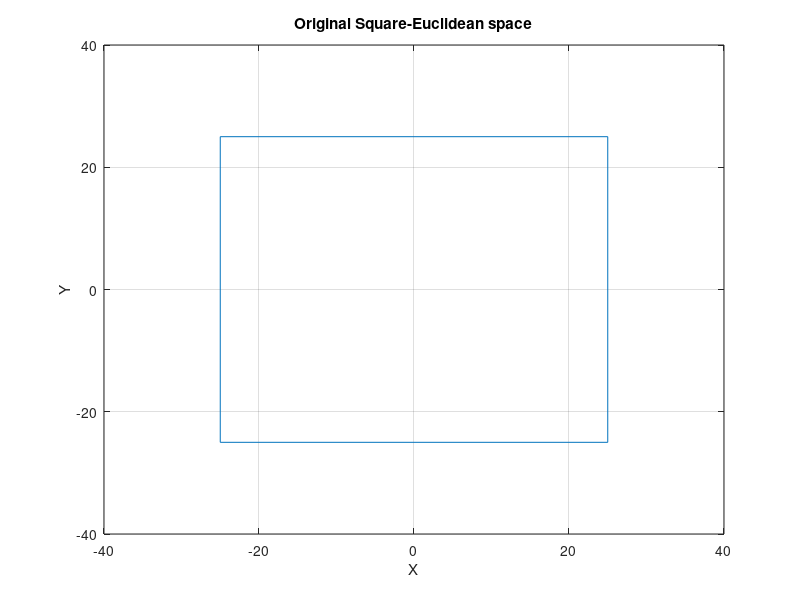
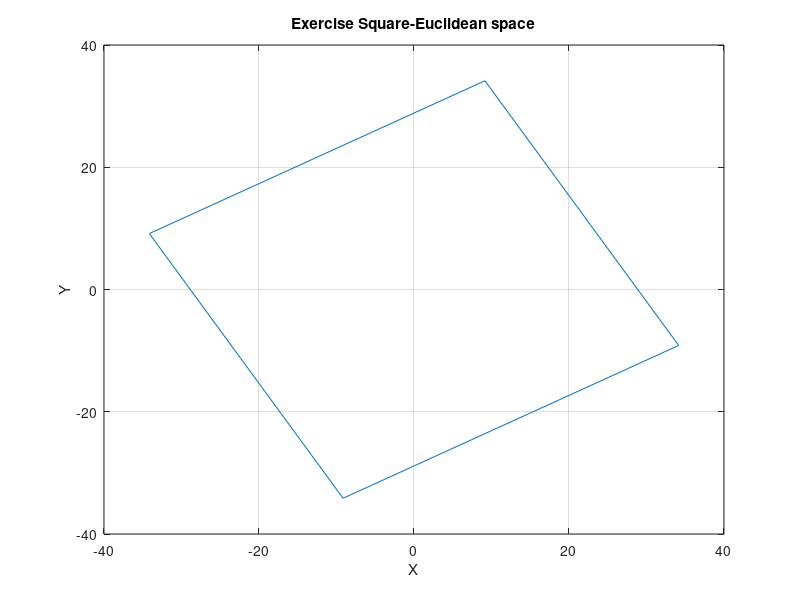
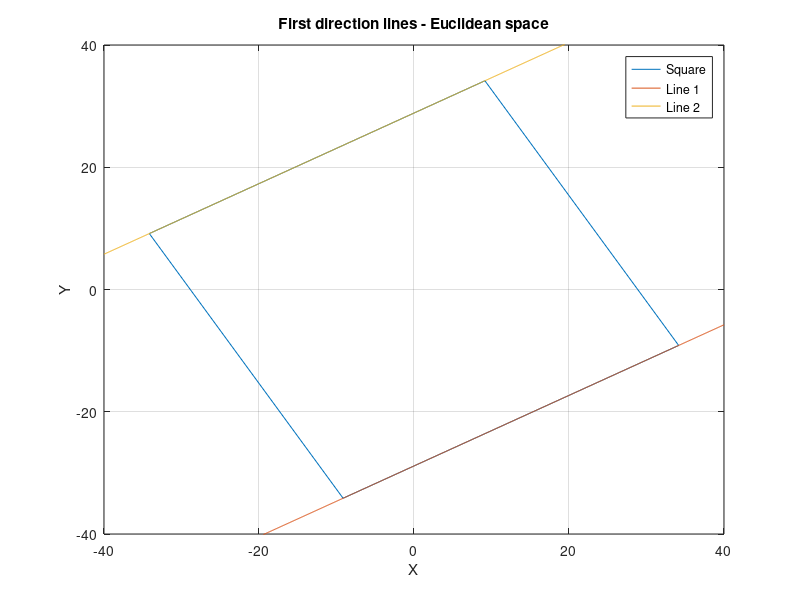
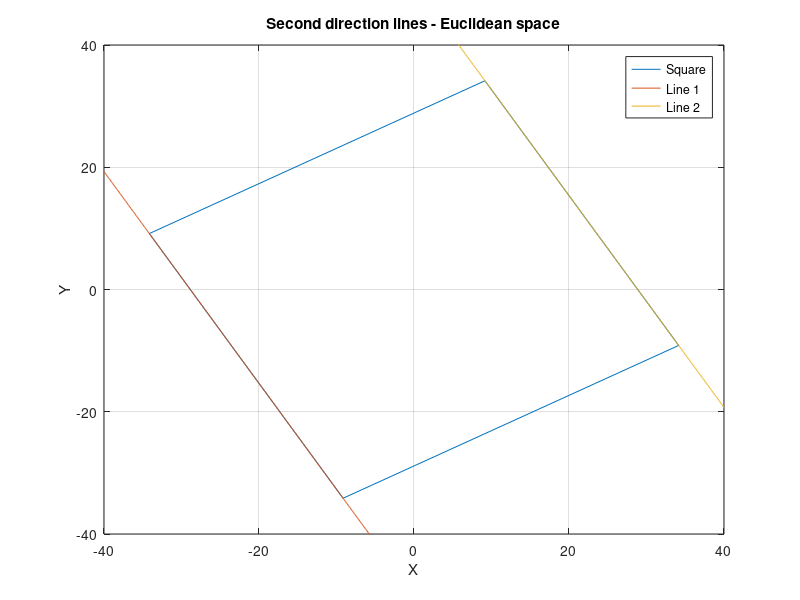

MATLAB code to generate these figures, in order:
clear; close all; clc;


%============================
% SETTING UP THE PROBLEM
%============================

%creating the square in homogeneous coordinates
sq_hom = [-25 25 25 -25 -25; -25 -25 25 25 -25; 1 1 1 1 1];


%plotting the initial square
figure
plot(sq_hom(1,:),sq_hom(2,:));
xlabel('X');
ylabel('Y');
title('Original Square-Euclidean space')
grid;
axis([-40,40,-40,40]);

%applying a rotation around Z axis with k=pi/6
k = pi/6;
rot_matrix = [cos(k), -sin(k), 0; sin(k), cos(k), 0; 0, 0 ,1];
sq_rot = rot_matrix*sq_hom;

%plotting the rotated square
figure
plot(sq_rot(1,:),sq_rot(2,:));
xlabel('X');
ylabel('Y');
title('Exercise Square-Euclidean space');
grid;
axis([-40,40,-40,40]);

%==============
% QUESTION 1
%==============

%first direction:
%line 1 from first and second columns of sq_rot
%line 2 from third and fourth columns of sq_rot
line_1_1 = cross(sq_rot(:,1),sq_rot(:,2));
line_2_1 = cross(sq_rot(:,3),sq_rot(:,4));

%calculating the lines of the first direction
x = linspace(-40,40,1000);
y1 = -(line_1_1(1,1)/line_1_1(2,1))*x-(line_1_1(3,1)/line_1_1(2,1));
y2 = -(line_2_1(1,1)/line_2_1(2,1))*x-(line_2_1(3,1)/line_2_1(2,1));

%plotting the first direction lines
figure
plot(sq_rot(1,:),sq_rot(2,:),'DisplayName','Square');
hold on
plot(x,y1,'DisplayName','Line 1');
plot(x,y2,'DisplayName','Line 2');
hold off
xlabel('X');
ylabel('Y');
title('First direction lines - Euclidean space');
grid;
legend('Location','best');
axis([-40,40,-40,40]);

%homogeneous coordinates of the first point of infinity
x_inf_1 = cross(line_1_1,line_2_1);

%second direction:
%line 1 from first and fourth columns of sq_rot
%line 2 from second and third columns of sq_rot
line_1_2 = cross(sq_rot(:,1),sq_rot(:,4));
line_2_2 = cross(sq_rot(:,2),sq_rot(:,3));

%calculating the lines of the second direction
y1 = -(line_1_2(1,1)/line_1_2(2,1))*x-(line_1_2(3,1)/line_1_2(2,1));
y2 = -(line_2_2(1,1)/line_2_2(2,1))*x-(line_2_2(3,1)/line_2_2(2,1));

%plotting the second direction
figure
plot(sq_rot(1,:),sq_rot(2,:),'DisplayName','Square');
hold on
plot(x,y1,'DisplayName','Line 1');
plot(x,y2,'DisplayName','Line 2');
hold off
xlabel('X');
ylabel('Y');
title('Second direction lines - Euclidean space');
grid;
legend('Location','best');
axis([-40,40,-40,40]);

%homogeneous coordinates of the second point of infinity
x_inf_2 = cross(line_1_2,line_2_2);

%homogeneous coordinates of the line of infinity
inf_line = cross(x_inf_1,x_inf_2);

%square diagonals
diag_1 = cross(sq_rot(:,1),sq_rot(:,3));
diag_2 = cross(sq_rot(:,2),sq_rot(:,4));

%calculating the diagonals lines
yd1 = -(diag_1(1,1)/diag_1(2,1))*x-(diag_1(3,1)/diag_1(2,1));
yd2 = -(diag_2(1,1)/diag_2(2,1))*x-(diag_2(3,1)/diag_2(2,1));

%plotting the diagonals
figure
plot(sq_rot(1,:),sq_rot(2,:),'DisplayName','Square');
hold on
plot(x,yd1,'DisplayName','Diagonal 1');
plot(x,yd2,'DisplayName','Diagonal 2');
hold off
xlabel('X');
ylabel('Y');
title('Diagonal lines - Euclidean space');
grid;
legend('Location','best');
axis([-40,40,-40,40]);

%intersection points of the diagonals with the line of infinity
x_1 = cross(inf_line,diag_1);
x_2 = cross(inf_line,diag_2);


%==============
% QUESTION 2
%==============

%camera parameters
c = 4195.17;
x_0 = -4.85;
y_0 = 16.63;
d1 = 4912;
d2 = 3264;

%boundaries of the photo
x_bound = d1/2;
y_bound = d2/2;
photo_bound = [-x_bound,x_bound,x_bound,-x_bound,-x_bound;y_bound,y_bound,-y_bound,-y_bound,y_bound];

%==================================================
% Uncomment the following code section to see
% the results of all possible angle combinations.
% There are 64 figures and only 2-3 of them include
% good results. We chose the best result and plot
% only that later.
%==================================================

% %camera position in the 3d space (above the box)
% X_0 = 50; %we also tried 0 and 35
% Y_0 = -35; %we also tried -25, -20 and 0
% Z_0 = 55; %we also tried 40,45,50,55,70
% %rotation angles
% ph_matrix = [-pi/6, -pi/7.2, -pi/9, -pi/12, pi/12, pi/9, pi/7.2, pi/6];
% om_matrix = [-pi/6, -pi/7.2, -pi/9, -pi/12, pi/12, pi/9, pi/7.2, pi/6];
% 
% %trying different rotations
% for i=1:size(ph_matrix,2)
%     ph = ph_matrix(i);
%     for j=1:size(om_matrix,2)
%         om = om_matrix(j);
%         %rotation around y axis
%         R_ph = [cos(ph),0,-sin(ph);0,1,0;sin(ph),0,cos(ph)];
%         %rotation around x axis
%         R_omega = [1,0,0;0,cos(om),sin(om);0,-sin(om),cos(om)];
%         %total rotation matrix
%         R_tot = R_ph*R_omega;
%         %third row of rotation matrix, needed for 1/k
%         rot_3 = R_tot(3,:);
%         %initialization of square coordinates in the photo
%         photo_cor = zeros(size(sq_rot));
% 
%         %simulating the photograph
%         for index=1:size(sq_rot,2)
%             k_tr = -c/(rot_3*([(sq_rot(1:2,index) - [X_0;Y_0]);-Z_0])); %1/k scale
%             photo_cor(:,index) = [x_0;y_0;0] + k_tr*(R_tot*[(sq_rot(1:2,index)- [X_0;Y_0]);-Z_0]);
%         end
%         %plotting the photo
%         figure
%         plot(photo_bound(1,:),photo_bound(2,:),'DisplayName','Photo Boundaries');
%         hold on
%         plot(photo_cor(1,:),photo_cor(2,:),'DisplayName','Square');
%         title(['Photo with rotations ω = ',num2str(om),' and φ = ',num2str(ph)])
%         legend('Location','best');
% 
%     end
% end



%============================================
% For X_0 = 50, Y_0 = -20 and Z_0 = 70 the
% best rotation angles are ω = pi/12 and 
% φ = pi/7.2. We plot the results for these
% parameters
%============================================

%rotation angles
om = pi/12;
ph = pi/7.2;

%camera position in the 3d space
X_0 = 50;
Y_0 = -20;
Z_0 = 70;

%rotation matrices
R_ph = [cos(ph),0,-sin(ph);0,1,0;sin(ph),0,cos(ph)];
R_omega = [1,0,0;0,cos(om),sin(om);0,-sin(om),cos(om)];
R_tot = R_ph*R_omega;

%third row of rotation matrix needed to calculate 1/k
rot_3 = R_tot(3,:);

%initializing the photo coordinates
photo_cor = zeros(size(sq_rot));

%using the parameters to simulate the photograph
for index=1:size(sq_rot,2)
    k_tr = -c/(rot_3*([(sq_rot(1:2,index) - [X_0;Y_0]);-Z_0])); %1/k scale
    photo_cor(:,index) = [x_0;y_0;0] + k_tr*(R_tot*[(sq_rot(1:2,index)- [X_0;Y_0]);-Z_0]);
end

%plotting the result
figure
plot(photo_bound(1,:),photo_bound(2,:),'DisplayName','Photo Boundaries');
hold on
plot(photo_cor(1,:),photo_cor(2,:),'DisplayName','Square');
hold off
xlabel('x');
ylabel('y');
title(['Photo with rotations ω = ',num2str(om),'rad and φ = ',num2str(ph),'rad']);
legend('Location','best');
axis([-2500,2500,-2000,2000]);




%vanishing points
%homogeneous coordinates of the box in the image
x_hom = [photo_cor(1:2,:);ones(1,size(photo_cor,2))];

%first direction:
%line 1 from first and second columns of x_hom
%line 2 from third and fourth columns of x_hom
line11 = cross(x_hom(:,1),x_hom(:,2));
line21 = cross(x_hom(:,3),x_hom(:,4));

%calculating the lines of the first direction
x = linspace(-2500,2500,10000);
y1 = -(line11(1,1)/line11(2,1))*x-(line11(3,1)/line11(2,1));
y2 = -(line21(1,1)/line21(2,1))*x-(line21(3,1)/line21(2,1));

%plotting the lines of the first direction
figure
plot(photo_bound(1,:),photo_bound(2,:),'DisplayName','Photo Boundaries');
hold on
plot(photo_cor(1,:),photo_cor(2,:),'DisplayName','Square');
plot(x,y1,'DisplayName','Line 1');
plot(x,y2,'DisplayName','Line 2');
hold off
xlabel('x');
ylabel('y');
title('First direction');
legend('Location','best');
axis([-2500,2500,-2000,2000]);

%homogeneous coordinates of the first vanishing point
first_point = cross(line11,line21);


%second direction:
%line 1 from first and fourth columns of x_hom
%line 2 from second and third columns of x_hom
line12 = cross(x_hom(:,1),x_hom(:,4));
line22 = cross(x_hom(:,2),x_hom(:,3));

%calculating the lines of the second direction
x = linspace(-2500,2500,10000);
y1 = -(line12(1,1)/line12(2,1))*x-(line12(3,1)/line12(2,1));
y2 = -(line22(1,1)/line22(2,1))*x-(line22(3,1)/line22(2,1));

%plotting the lines of the second direction
figure
plot(photo_bound(1,:),photo_bound(2,:),'DisplayName','Photo Boundaries');
hold on
plot(photo_cor(1,:),photo_cor(2,:),'DisplayName','Square');
plot(x,y1,'DisplayName','Line 1');
plot(x,y2,'DisplayName','Line 2');
hold off
xlabel('x');
ylabel('y');
title('Second direction');
legend('Location','best');
axis([-2500,2500,-2000,2000]);

%homogeneous coordinates of the second vanishing point
second_point = cross(line12,line22);

%============================================
% For X_0 = 50, Y_0 = -35 and Z_0 = 55 the
% best rotation angles are ω = pi/6 and 
% φ = pi/7.2. We plot the results for these
% parameters
%============================================

%rotation angles
om = pi/6;
ph = pi/7.2;

%camera posotion in the 3d space
X_0 = 50;
Y_0 = -35;
Z_0 = 55;

%rotation matrices
R_ph = [cos(ph),0,-sin(ph);0,1,0;sin(ph),0,cos(ph)];
R_omega = [1,0,0;0,cos(om),sin(om);0,-sin(om),cos(om)];
R_tot = R_ph*R_omega;

%third row of the rotation matrix needed to calculate 1/k
rot_3 = R_tot(3,:);

%initializing the photo coordinates
photo_cor2 = zeros(size(sq_rot));

%using the best parameters to simulate the photograph
for index=1:size(sq_rot,2)
    k_tr = -c/(rot_3*([(sq_rot(1:2,index) - [X_0;Y_0]);-Z_0])); %1/k scale
    photo_cor2(:,index) = [x_0;y_0;0] + k_tr*(R_tot*[(sq_rot(1:2,index)- [X_0;Y_0]);-Z_0]);
end

%plotting the result
figure
plot(photo_bound(1,:),photo_bound(2,:),'DisplayName','Photo Boundaries');
hold on
plot(photo_cor2(1,:),photo_cor2(2,:),'DisplayName','Square');
hold off
xlabel('x');
ylabel('y');
title(['Photo with rotations ω = ',num2str(om),'rad and φ = ',num2str(ph),'rad']);
legend('Location','best');
axis([-2500,2500,-2000,2000]);

%vanishing points
%homogeneous coordinates of the box in the image
x_hom2 = [photo_cor2(1:2,:);ones(1,size(photo_cor2,2))];

%using long format. Explained in the report
format long

%first direction:
%line 1 from first and second columns of x_hom
%line 2 from third and fourth columns of x_hom
line112 = cross(x_hom2(:,1),x_hom2(:,2));
line212 = cross(x_hom2(:,3),x_hom2(:,4));

%calculating the lines of the first direction
y12 = -(line112(1,1)/line112(2,1))*x-(line112(3,1)/line112(2,1));
y22 = -(line212(1,1)/line212(2,1))*x-(line212(3,1)/line212(2,1));

%plotting the lines of the first direction
figure
plot(photo_bound(1,:),photo_bound(2,:),'DisplayName','Photo Boundaries');
hold on
plot(photo_cor2(1,:),photo_cor2(2,:),'DisplayName','Square');
plot(x,y12,'DisplayName','Line 1');
plot(x,y22,'DisplayName','Line 2');
hold off;
xlabel('x');
ylabel('y');
title('First direction');
legend('Location','best');
axis([-2500,2500,-2000,2000]);

%homogeneous coordinates of the first vanishing point
first_point2 = cross(line112,line212);


%second direction:
%line 1 from first and fourth columns of x_hom
%line 2 from second and third columns of x_hom
line122 = cross(x_hom2(:,1),x_hom2(:,4));
line222 = cross(x_hom2(:,2),x_hom2(:,3));

%calculating the lines of the second direction
y12 = -(line122(1,1)/line122(2,1))*x-(line122(3,1)/line122(2,1));
y22 = -(line222(1,1)/line222(2,1))*x-(line222(3,1)/line222(2,1));

%plotting the lines of the second direction
figure
plot(photo_bound(1,:),photo_bound(2,:),'DisplayName','Photo Boundaries');
hold on
plot(photo_cor2(1,:),photo_cor2(2,:),'DisplayName','Square');
plot(x,y12,'DisplayName','Line 1');
plot(x,y22,'DisplayName','Line 2');
hold off
xlabel('x');
ylabel('y');
title('Second direction');
legend('Location','best');
axis([-2500,2500,-2000,2000]);

%homogeneous coordinates of the second vanishing point
second_point2 = cross(line122,line222);






